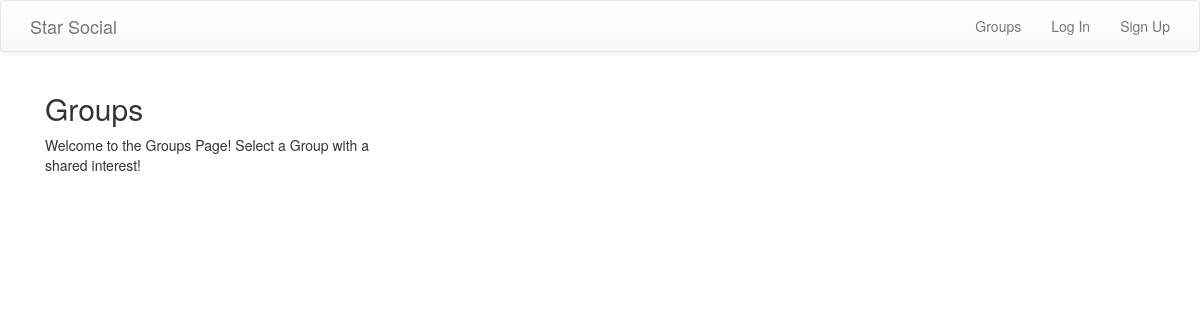
Page /group/ on the earlier database version.
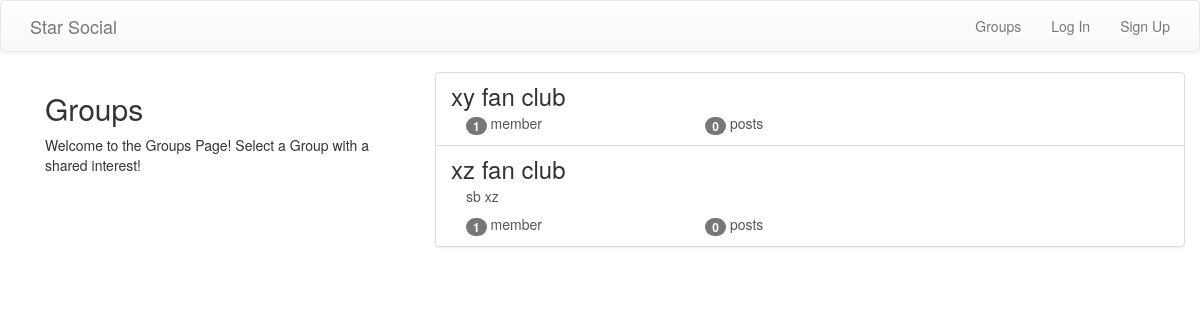
Same page on the later database version.
### group/models.py (models this page shows, shortened)
class Group(models.Model):
    name = models.CharField(max_length=255, unique=True)
    slug = models.SlugField(allow_unicode=True, unique=True)
    description = models.TextField(blank=True, default = '')
    description_html = models.TextField(blank=True, default = '', editable='False')
    members = models.ManyToManyField(User, through='GroupMember')
    class Meta:
        ordering = ['name']

### group/views.py (the view)
# urls.py: path('', views.ListGroup.as_view(), name ="all"),
class ListGroup(generic.ListView):
    model = models.Group

### group/templates/group/group_list.html (shortened to what this page needs)
{% extends "group/group_base.html" %}
{% block pregroup %}
<div class="col-md-4">
	<div class="content">
			<h2>Groups</h2>
			<p>Welcome to the Groups Page! Select a Group with a shared interest!</p>
	</div>
</div>
{% endblock %}
{% block group_content %}
<div class="col-md-8">
	<div class="list-group">
		{% for group in object_list %}
		  <a class="list-group-item" href="{% url 'group:single' slug=group.slug %}">
			     <h3 class="title list-group-item-heading">{{ group.name }}</h3>
			<div class="list-group-item-text container-fluid">
				{{ group.description_html|safe }}
				<div class="row">
					<div class="col-md-4">
						<span class="badge">{{ group.members.count }}</span> member{{ group.members.count|pluralize }}
					</div>
					<div class="col-md-4">
						<span class="badge">{{ group.posts.count }}</span> post{{ group.posts.count|pluralize }}
					</div>
				</div>
			</div>
		</a>
		{% endfor %}
	</div>
</div>
{% endblock %}

### group/templates/group/group_base.html (shortened to what this page needs)
{% extends "base.html" %}
{% block content %}
  <div class="container">
    <div class="row">
      {% block pregroup %}{% endblock %}
      {% block group_content  %}{% endblock %}
    </div>
  </div>
{% endblock %}

### templates/base.html (shortened to what this page needs)
<!DOCTYPE html>
{% load static %}
<html>
  <head>
    <link rel="stylesheet" href="https://maxcdn.bootstrapcdn.com/bootstrap/3.3.7/css/bootstrap.min.css">
    <link rel="stylesheet" href="https://maxcdn.bootstrapcdn.com/bootstrap/3.3.7/css/bootstrap-theme.min.css">
    <link rel="stylesheet" href="//cdn.jsdelivr.net/medium-editor/latest/css/medium-editor.min.css" type="text/css" media="screen" charset="utf-8">
    <link rel="stylesheet" href="{% static 'css/simplesocial.css' %}">
</head>
<body class='loader'>
  <nav class="navbar navbar-default techfont custom-navbar" role="navigation" id="navbar">
    <div class="container">
      <a class='navbar-brand bigbrand' href="{% url 'home' %}">Star Social</a>
      <ul class="nav navbar-nav navbar-right">
        {% if user.is_authenticated %}
        <li><a href="{% url 'posts:create' %}">Post</a></li>
        <li><a href="{% url 'group:all' %}">Groups</a></li>
        <li><a href="{% url 'group:create' %}">Create Group</a></li>
        <li><a href="{% url 'accounts:logout' %}">Log Out</a></li>
        {% else %}
        <li><a href="{% url 'group:all' %}">Groups</a></li>
        <li><a href="{% url 'accounts:login' %}">Log In</a></li>
        <li><a href="{% url 'accounts:signup' %}">Sign Up</a></li>
        {% endif %}
      </ul>
    </div>
  </nav>
  <div class="content container">
      <div class="row">
          <div class="col-md-8">
            <div class="blog_posts">
              {% block content %}
              {% endblock %}
            </div>
          </div>
      </div>
  </div>
</body>
</html>

Differences in the rows shown:
added Group: name "xy fan club", members.count "1", posts.count "0"
added Group: name "xz fan club", description_html "sb xz", members.count "1", posts.count "0"
